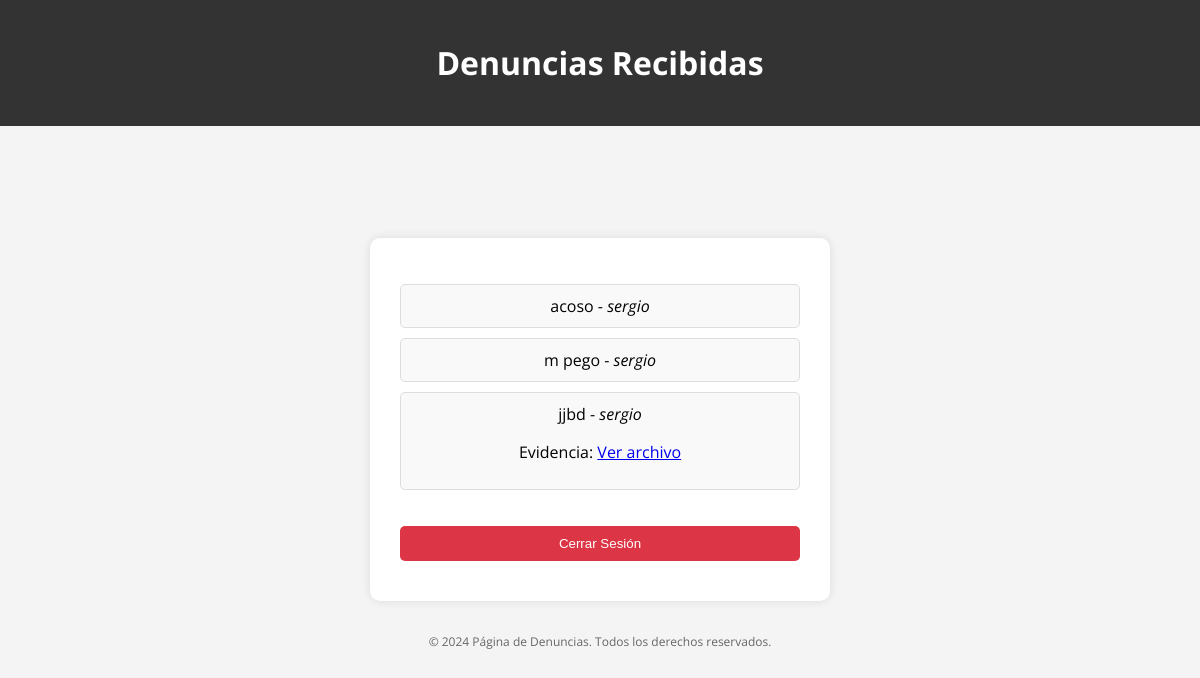
Page /denuncias (signed in) on the earlier database version.
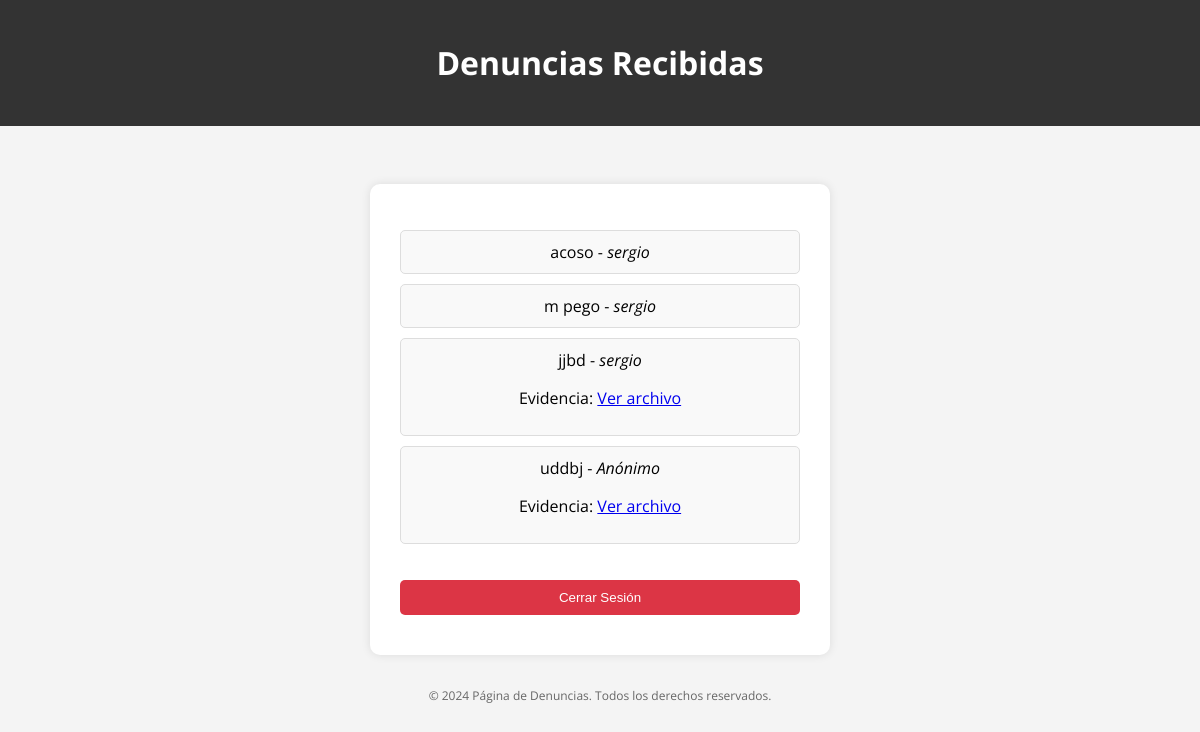
Same page on the later database version.
### tables this page shows
CREATE TABLE denuncias (
            id INTEGER PRIMARY KEY AUTOINCREMENT,
            nombre TEXT NOT NULL,
            email TEXT,
            mensaje TEXT NOT NULL
        , evidencia TEXT);

### app.py (the view)
@app.route('/denuncias')
def denuncias():
    if not session.get('logged_in'):
        return redirect(url_for('login'))
    conn = get_db_connection()
    denuncias = conn.execute('SELECT * FROM denuncias').fetchall()
    conn.close()
    return render_template('denuncias.html', denuncias=denuncias)

### app.py (called while the page is built)
def get_db_connection():
    conn = sqlite3.connect('denuncias.db')
    conn.row_factory = sqlite3.Row
    return conn

### templates/denuncias.html (shortened to what this page needs)
<!DOCTYPE html>
<html lang="es">
<head>
    <link rel="stylesheet" href="{{ url_for('static', filename='css/styles.css') }}">
</head>
<body>
    <header>
        <h1>Denuncias Recibidas</h1>
    </header>
    <div class="container">
        <ul class="denuncias-list">
            {% for denuncia in denuncias %}
                <li>
                    {{ denuncia['mensaje'] }} - <em>{{ denuncia['nombre'] or "Anónimo" }}</em>
                    {% if denuncia['evidencia'] %}
                        <p>Evidencia: <a href="{{ url_for('static', filename='uploads/' ~ denuncia['evidencia']) }}">Ver archivo</a></p>
                    {% endif %}
                </li>
            {% endfor %}
        </ul>
        <form method="POST" action="{{ url_for('logout') }}">
            <button class="logout-button">Cerrar Sesión</button>
        </form>
    </div>
    <footer>
        <p>&copy; 2024 Página de Denuncias. Todos los derechos reservados.</p>
    </footer>
</body>
</html>

### static/css/styles.css (style rules this page uses)
body { font-family: 'Open Sans', sans-serif; background-color: #f4f4f4; margin: 0; padding: 0; display: flex; flex-direction: column; align-items: center; justify-content: center; min-height: 100vh; }
header { width: 100%; background-color: #333; color: #fff; padding: 20px 0; text-align: center; position: fixed; top: 0; left: 0; }
.container { margin-top: 100px; background-color: #fff; padding: 30px; border-radius: 10px; box-shadow: 0 0 10px rgba(0, 0, 0, 0.1); max-width: 400px; width: 100%; text-align: center; }
button { background-color: #007BFF; color: white; padding: 10px 20px; border: none; border-radius: 5px; cursor: pointer; width: 100%; margin-bottom: 10px; }
footer { margin-top: 20px; text-align: center; font-size: 12px; color: #666; }
.denuncias-list { list-style-type: none; padding: 0; }
.denuncias-list li { background-color: #f9f9f9; border: 1px solid #ddd; margin-bottom: 10px; padding: 10px; border-radius: 5px; }
.logout-button { background-color: #dc3545; margin-top: 20px; }

Differences in the rows shown:
added denuncias: mensaje "uddbj", nombre "Anónimo"
